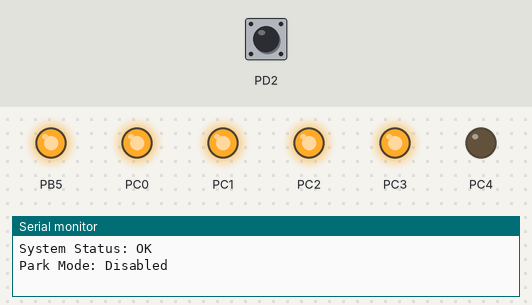
The program below on a simulated ATmega328P, built with avr-gcc and emulated at 16 MHz. Shown: output pins drawn as LEDs (lit = HIGH), the last lines printed to the serial monitor. The test bench sets the inputs (shaded band); at power-on: PD2 HIGH. Sleep ends after the set time or at an interrupt.

Above: at 1.2 s.
1.3 s: PD2 pulled LOW for 0.15 s
At 1.7 s:
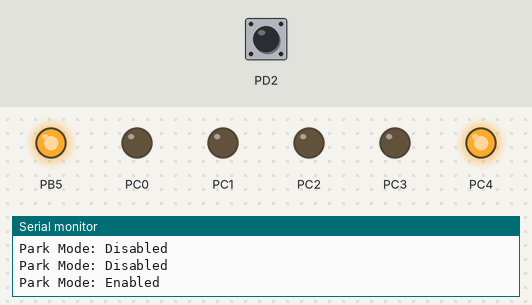
2.9 s: PD2 pulled LOW for 3.2 s
At 3.4 s:
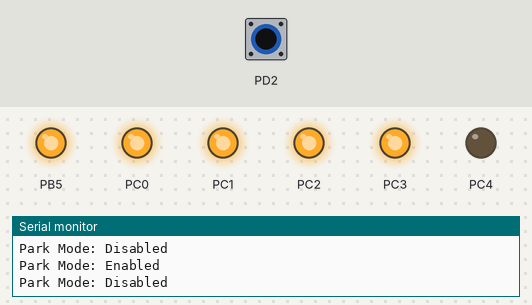
Timing chart, 0 to 7.6 s (numbered marks = the images above; inputs shaded):
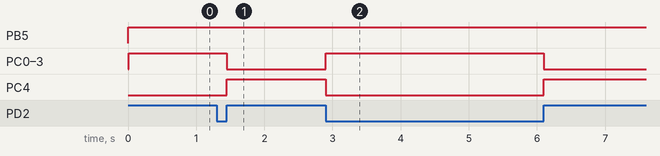

The program:

main.c
```c
/*
 * Name: Vehicle Accessory Controller
 * Author: Noctivore
 * Description: AVR-C application code for Vehicle Accessory Controller
 * Version 1.0
 * Date: 9 July 2020
 */

// Include headers
#include <avr/power.h>
#include <avr/sleep.h>
#include <avr/interrupt.h>
#include <avr/pgmspace.h>
#include <util/delay.h>
#include <stdio.h>
#include "main.h"

// Serial definitions
#ifndef F_CPU
#define F_CPU 16000000UL
#endif

#ifndef BAUD
#define BAUD 115200
#endif
#include <util/setbaud.h>

#define SERIAL_DELAY 10

// Pin definitions
#define PARK_FRONT   14 // A0
#define PARK_RIGHT   15 // A1
#define PARK_LEFT    16 // A2
#define PARK_REAR    17 // A3
#define PARK_STATUS  18
#define POWER_STATUS 13
#define ACC          2

// String constants stored in flash
const __flash char status[] = "System Status: OK";
const __flash char enablePark[] = "Park Mode: Enabled";
const __flash char disablePark[] = "Park Mode: Disabled";

// URART initialization function
void uart_init(void) {
    UBRR0H = UBRRH_VALUE;
    UBRR0L = UBRRL_VALUE;

#if USE_2X
    UCSR0A |= _BV(U2X0);
#else
    UCSR0A &= ~(_BV(U2X0));
#endif

    UCSR0C = _BV(UCSZ01) | _BV(UCSZ00); // 8-bit data
    UCSR0B = _BV(RXEN0) | _BV(TXEN0);   // Enable RX and TX
}

// UART putchar function
static int uart_putchar(char c, FILE *stream) {
  if (c == '\n') {
    uart_putchar('\r', stream);
  }
  loop_until_bit_is_set(UCSR0A, UDRE0);
  UDR0 = c;
  return 0;
}

// Setup UART stream
static FILE uart_output = FDEV_SETUP_STREAM(uart_putchar, NULL, _FDEV_SETUP_WRITE);

// Enable Park Mode
void enableParkMode(void) {
  PORTC &= ~_BV(PORTC0); // digitalWrite(PARK_FRONT, LOW);
  PORTC &= ~_BV(PORTC1); // digitalWrite(PARK_RIGHT, LOW);
  PORTC &= ~_BV(PORTC2); // digitalWrite(PARK_LEFT, LOW);
  PORTC &= ~_BV(PORTC3); // digitalWrite(PARK_REAR, LOW);
  // Turn PARK_STATUS LED ON
  PORTC |= _BV(PORTC4); // digitalWrite(PARK_STATUS, HIGH);
  puts_P(enablePark); // Print park mode status message
  _delay_ms(SERIAL_DELAY); // Wait for serial output to finish
}

// Disable Park Mode
void disableParkMode(void) {
  PORTC |= _BV(PORTC0); // digitalWrite(PARK_FRONT, HIGH);
  PORTC |= _BV(PORTC1); // digitalWrite(PARK_RIGHT, HIGH);
  PORTC |= _BV(PORTC2); // digitalWrite(PARK_LEFT, HIGH);
  PORTC |= _BV(PORTC3); // digitalWrite(PARK_REAR, HIGH);
  // Turn PARK_STATUS LED OFF
  PORTC &= ~_BV(PORTC4); // digitalWrite(PARK_STATUS, LOW);
  puts_P(disablePark); // Print park mode status message
  _delay_ms(SERIAL_DELAY); // Wait for serial output to finish
}

// Main loop
int main(void) {
  // Configure IO
  DDRC |= _BV(DDC0);    // pinMode(PARK_FRONT, OUTPUT);
  DDRC |= _BV(DDC1);    // pinMode(PARK_RIGHT, OUTPUT);
  DDRC |= _BV(DDC2);    // pinMode(PARK_LEFT, OUTPUT);
  DDRC |= _BV(DDC3);    // pinMode(PARK_REAR, OUTPUT);
  DDRC |= _BV(DDC4);    // pinMode(PARK_STATUS, OUTPUT);
  DDRB |= _BV(DDB5);    // pinMode(POWER_STATUS, OUTPUT);
  DDRD &= ~_BV(DDD2);   // Clear the PD2 pin
  PORTD |= _BV(PORTD2); // Enable PD2 internal pull-up

  // UART setup
  uart_init();
  stdout = &uart_output;

  // Turn POWER_STATUS LED ON
  PORTB |= _BV(PORTB5); // digitalWrite(POWER_STATUS, HIGH);
  puts_P(status); // Print system status message
  _delay_ms(SERIAL_DELAY); // Wait for serial output to finish

  // Enable park mode as default state
  disableParkMode();

  // Loop
  while(1) {
    // Power saving
    power_adc_disable ();
    power_spi_disable();
    power_twi_disable();
    power_timer1_disable();
    power_timer2_disable();

    // Configure sleep
    set_sleep_mode(SLEEP_MODE_PWR_DOWN);
    sleep_enable();

    // Do not interrupt before to sleep or ISR will detach interrupts won't wake.
    cli();

    // Interrupt init
    // Enable Pin Change Interrupt on the PCINT18 pin using Pin Change Mask Register 2 (PCMSK2)
    PCMSK2 |= _BV(PCINT18);
    // Enable Pin Change Interrupt 2 using the Pin Change Interrupt Control Register (PCICR)
    PCICR |= _BV(PCIE2);

    // Turn off brown-out enable in software
    MCUCR = _BV(BODS) | _BV(BODSE);
    MCUCR = _BV(BODS);

    // Enable interrupts
    sei();
    // Guaranteed sleep_cpu call will be done as CPU executes next instruction after interrupts enabled
    sleep_cpu();
  }

  return 0;
}

ISR(PCINT2_vect)
{
  // Cancel sleep as a precaution
  sleep_disable();
  // Disable Pin Change Interrupt 2 while we do stuff
  PCICR &= ~_BV(PCIE2);
  // Read PD2 using the Port D Pin Input Register (PIND)
  if (PIND & _BV(PIND2)) { // PD2 is HIGH
    enableParkMode();
  } else { // PD2 is LOW
    disableParkMode();
  }
}
```

main.h
```c
int main(void);
```

Measured:
- after the input at 1.3 s, PC0–3: HIGH → LOW after 0.15 s; PC4: LOW → HIGH after 0.15 s
- after the input at 2.9 s, PC0–3: LOW → HIGH at once, → LOW 3.2 s later; PC4: HIGH → LOW at once, → HIGH 3.2 s later
